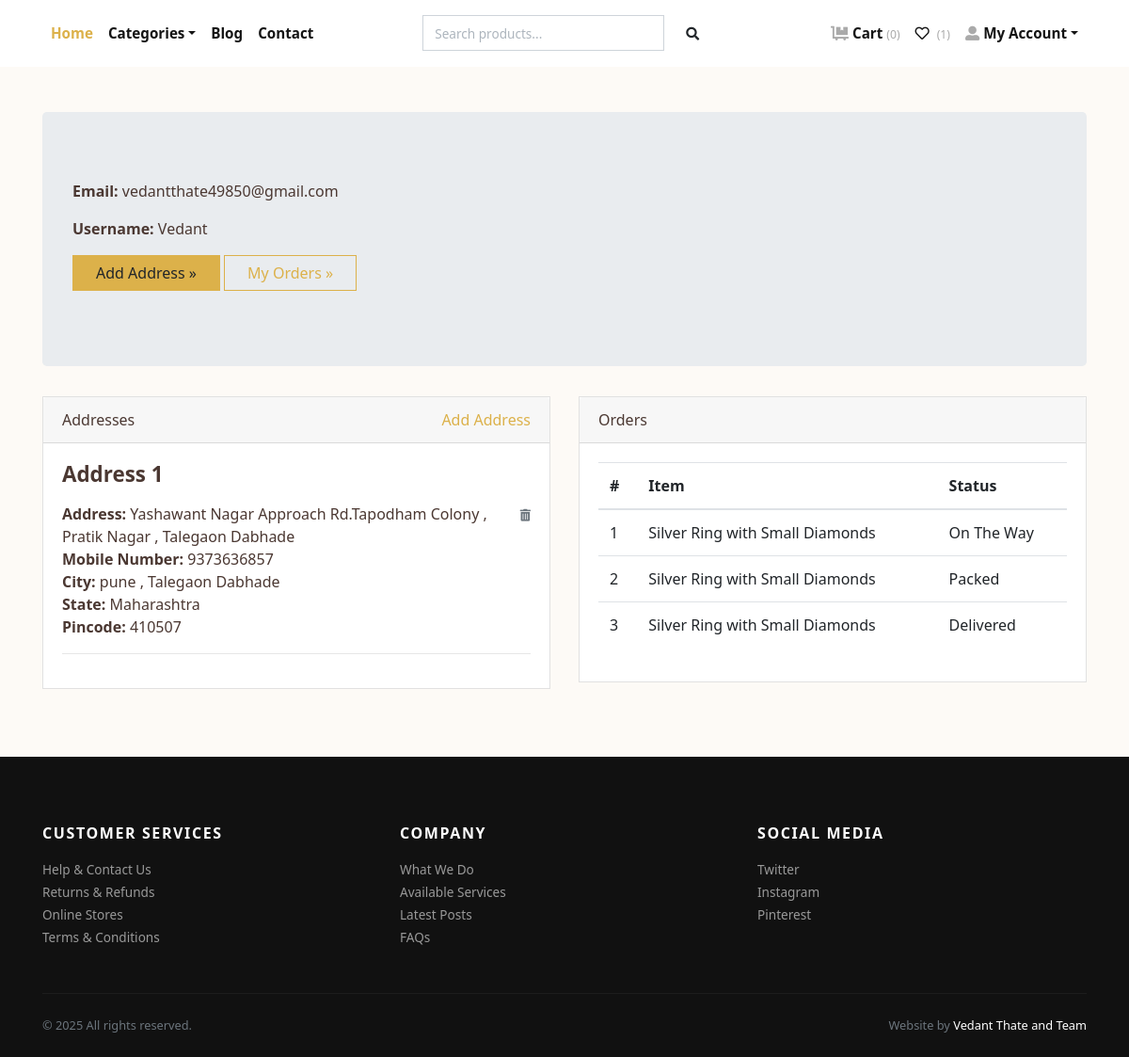
The app's page /accounts/profile/ (signed in), older data.
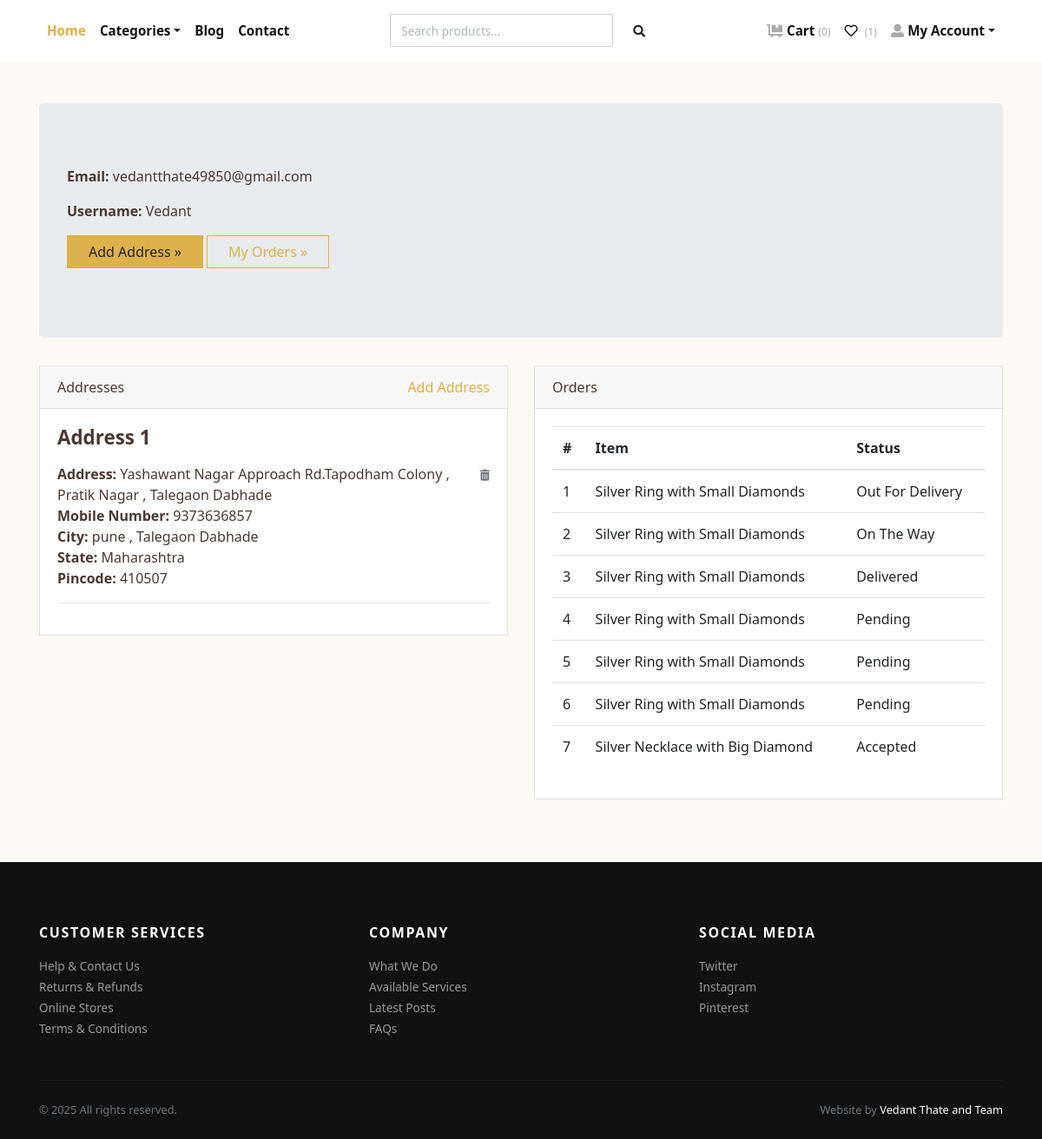
The same page, newer data.
### store/models.py (models this page shows, shortened)
class Address(models.Model):
    user = models.ForeignKey(User, verbose_name="User", on_delete=models.CASCADE)
    address = models.TextField(default="")
    user_phone_number = models.CharField(max_length=10,default="")
    city = models.CharField(max_length=100,default="")
    state = models.CharField(max_length=100,default="")
    pincode = models.CharField(max_length=10,default="")

class Order(models.Model):
    PAYMENT_METHODS = [
        ('COD', 'Cash on Delivery'),
        ('Online', 'Online Payment'),
    ]
    user = models.ForeignKey(User, verbose_name="User", on_delete=models.CASCADE)
    address = models.ForeignKey(Address, verbose_name="Shipping Address", on_delete=models.CASCADE)
    product = models.ForeignKey(Product, verbose_name="Product", on_delete=models.CASCADE, blank=True, null=True)
    quantity = models.PositiveIntegerField(verbose_name="Quantity", blank=True, null=True)
    amount = models.DecimalField(max_digits=10, decimal_places=2, verbose_name="Total Amount",default=0)
    shipping_charge = models.DecimalField(max_digits=10, decimal_places=2, default=99.00)
    ordered_date = models.DateTimeField(auto_now_add=True, verbose_name="Ordered Date")
    razorpay_order_id = models.CharField(max_length=100,null=True,blank=True)
    razorpay_payment_id = models.CharField(max_length=100,null=True,blank=True)
    razorepay_payment_signature = models.CharField(max_length=100,null=True,blank=True)
    payment_method = models.CharField(max_length=10, choices=PAYMENT_METHODS, default='COD')  # New field
    payment_status = models.CharField(max_length=20, default='Pending')  # Optional field
    tracking_uid = models.CharField(max_length=100, unique=True, blank=True, null=True)
    estimated_delivery = models.DateTimeField(null=True, blank=True)
    updated_at = models.DateTimeField(auto_now=True)
    status = models.CharField(
        choices=STATUS_CHOICES,
        max_length=50,
        default="Pending"
        )

class Product(models.Model):
    title = models.CharField(max_length=150, verbose_name="Product Title")
    slug = models.SlugField(max_length=160, verbose_name="Product Slug")
    sku = models.CharField(max_length=255, unique=True, verbose_name="Unique Product ID (SKU)")
    short_description = models.TextField(verbose_name="Short Description")
    detail_description = models.TextField(blank=True, null=True, verbose_name="Detail Description")
    product_image = models.ImageField(upload_to='product', blank=True, null=True, verbose_name="Product Image")
    price = models.DecimalField(max_digits=8, decimal_places=2)
    category = models.ForeignKey(Category, verbose_name="Product Categoy", on_delete=models.CASCADE)
    is_active = models.BooleanField(verbose_name="Is Active?")
    is_featured = models.BooleanField(verbose_name="Is Featured?")
    created_at = models.DateTimeField(auto_now_add=True, verbose_name="Created Date")
    updated_at = models.DateTimeField(auto_now=True, verbose_name="Updated Date")
    class Meta:
        verbose_name_plural = 'Products'
        ordering = ('-created_at', )

### store/views.py (the view)
# urls.py: path('accounts/profile/', views.profile, name="profile"),
@login_required
def profile(request):
    addresses = Address.objects.filter(user=request.user)
    orders = Order.objects.filter(user=request.user)
    return render(request, 'account/profile.html', {'addresses':addresses, 'orders':orders})

### store/context_preprocessors.py (called while the page is built)
def store_menu(request):
    categories = Category.objects.filter(is_active=True)
    context = {
        'categories_menu': categories,
    }
    return context

def cart_menu(request):
    if request.user.is_authenticated:
        cart_items= Cart.objects.filter(user=request.user)
        context = {
            'cart_items': cart_items,
        }
    else:
        context = {}
    return context

### templates/account/profile.html (shortened to what this page needs)
{% extends 'base.html' %}
{% load static %}
    {% block content %}
      <div class="container py-5">
        <div class="jumbotron">
          <p><strong>Email:</strong> {{request.user.email}}</p>
          <p><strong>Username:</strong> {{request.user.username}}</p>
          <p><a class="btn btn-primary btn-large" href="{% url 'store:add-address' %}">Add Address »</a> <a class="btn btn-outline-primary btn-large" href="{% url 'store:orders' %}">My Orders »</a></p>
        </div>
        <div class="row">
          <div class="col-lg-6">
            <div class="card mb-4" id="headings">
              <div class="card-header">Addresses <span class="float-right"><a href="{% url 'store:add-address' %}">Add Address</a></span></div>
              <div class="card-body">
                {% if addresses %}
                    {% for address in addresses %}
                        <h4 class="mb-3">Address {{forloop.counter}}</h4>
                        <span class="float-right"><a href="{% url 'store:remove-address' address.id %}"><i class="fas fa-trash-alt small text-muted"></i></a></span>
                        <p>
                            <strong>Address: </strong>{{address.address}} <br>
                            <strong>Mobile Number: </strong>{{address.user_phone_number}} <br>
                            <strong>City: </strong>{{address.city}} <br>
                            <strong>State: </strong>{{address.state}} <br>
                            <strong>Pincode: </strong>{{address.pincode}} <br>
                        </p>
                        <hr>
                    {% endfor %}
                {% else %}
                <div class="text-danger">
                  Address not Added.
                </div>
                {% endif %}
              </div>
            </div>
          </div>
          <div class="col-lg-6">
            <div class="card mb-4" id="tables">
              <div class="card-header">Orders</div>
              <div class="card-body">
                <table class="table table-hover">
                  <thead>
                    <tr>
                      <th>#</th>
                      <th>Item</th>
                      <th>Status</th>
                    </tr>
                  </thead>
                  <tbody>
                    {% if orders %}
                      {% for order in orders %}
                        <tr>
                          <td>{{forloop.counter}}</td>
                          <td>{{order.product.title}}</td>
                          <td>
                            {{order.status}}
                          </td>
                        </tr>
                      {% endfor %}
                    {% else %}
                    <tr>
                      <td class="text-danger" colspan="3">You've not Ordered anything yet.</td>
                    </tr>
                    {% endif %}
                  </tbody>
                </table>
              </div>
            </div>
          </div>
        </div>
      </div>
{% endblock content %}

Row changes from the older to the newer data that the page shows:
changed Order: status "On The Way" → "Out For Delivery"
changed Order: status "Packed" → "On The Way"
added Order: product "Silver Ring with Small Diamonds", status "Pending"
added Order: product "Silver Ring with Small Diamonds", status "Pending"
added Order: product "Silver Ring with Small Diamonds", status "Pending"
added Order: product "Silver Necklace with Big Diamond", status "Accepted"
